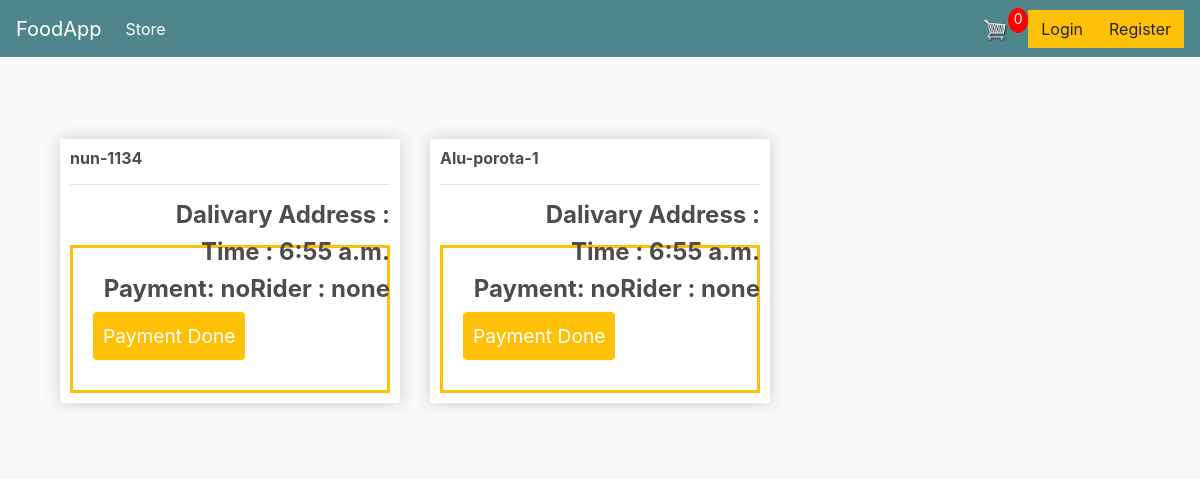
Screenshot of /rider/storehome/ with the database file from the repository.
### Rider/models.py (models this page shows, shortened)
class Store(models.Model):
    resturent = models.CharField(max_length=200)
    order_item= models.CharField(max_length=50)
    time= models.TimeField( )
    payment= models.CharField(max_length=3)
    rider_ac= models.CharField(max_length=200)

### Rider/views.py (the view)
def storeview(request):
    template = 'Rider/storehome.html'
    list_items = Store.objects.all()
    return render(request, template, {"items": list_items})

### Rider/templates/Rider/storehome.html (shortened to what this page needs)
{% extends 'base.html' %}
{% block content %}
<div class="album py-5 bg-light">
<div class="container">
<div class="row">
{% for food in items %}
<div class="col-lg-4">
			<div class="box-element product">
				<h6><strong>{{food.order_item}}</strong></h6>
				<hr>
				<h4 style="display: inline-block; float: right"><strong>Dalivary Address : {{food.deli_address}}</strong></h4>
				<h4 style="display: inline-block; float: right"><strong>Time : {{food.time}}</strong></h4>
				<h4 style="display: inline-block; float: right"><strong>Rider : {{food.rider_ac}}</strong></h4>
				<h4 style="display: inline-block; float: right"><strong>Payment: {{food.payment}}</strong></h4>
				<form class="site-form" action="/rider/pay/" method='POST'>
					<input type="submit" value="Payment Done">
			    	</form>
			</div>
</div>
{% endfor %}
</div>
</div>
</div>
{% endblock %}

### static/css/base.css (style rules this page uses)
body { background-color: hsl(0, 0%, 98%); }
h1,h2,h3,h4,h5,h6 { color:hsl(0, 0%, 30%); }
.site-form { margin-top: 60px; border: 3px solid #ffc107; padding: 20px; }
.site-form input, .site-form textarea { display: block; margin: 20px 0 0 0; padding: 10px; }
.site-form input[type="submit"] { background: #ffc107; border:0; color: #fff; font-size: 1.2em; border-radius: 4px; margin: 10px 0; }
.box-element { box-shadow:hsl(0, 0%, 80%) 0 0 16px; background-color: #fff; border-radius: 4px; padding: 10px; }
.product { border-radius: 0 0 4px 4px; }
.col-lg-4, .col-lg-6, .col-lg-8, .col-lg-12 { margin-top: 10px; }

### rows the page displays
Store: order_item "nun-1134", time "6:55 a.m.", rider_ac "none", payment "no"
Store: order_item "Alu-porota-1", time "6:55 a.m.", rider_ac "none", payment "no"
